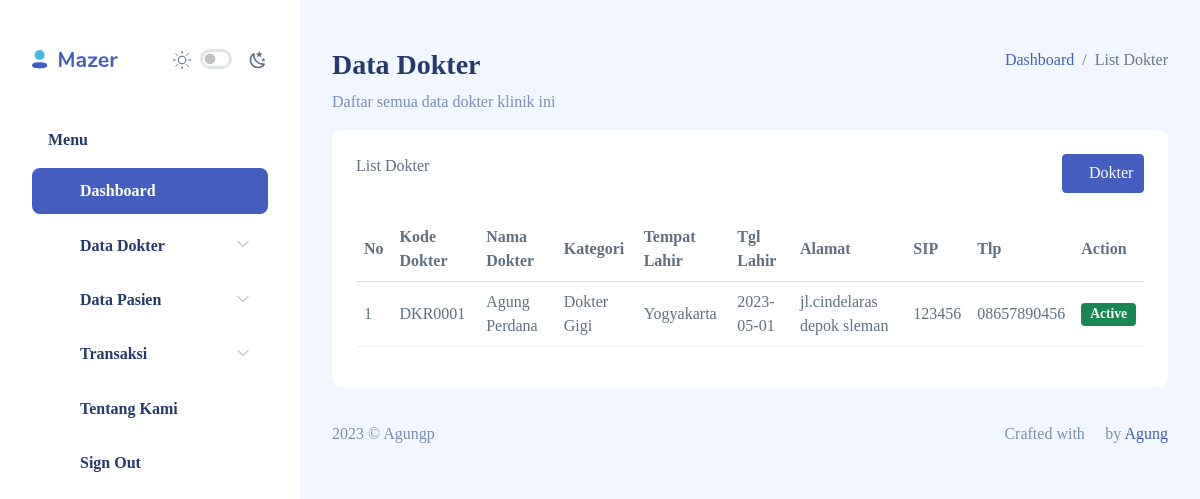
The page /dokter (signed in) on the database its author committed.
### tables this page shows
CREATE TABLE `dokter` (
  `kode_dokter` varchar(10) NOT NULL,
  `nama_dokter` varchar(255) NOT NULL,
  `sip` varchar(255) NOT NULL,
  `tempatlahir_dokter` varchar(255) NOT NULL,
  `tanggallahir_dokter` date NOT NULL,
  `alamat_dokter` varchar(255) NOT NULL,
  `telepon_dokter` varchar(15) NOT NULL,
  `id_kategori_dokter` int(11) NOT NULL
);

CREATE TABLE `kategori_dokter` (
  `id_kategori_dokter` int(11) NOT NULL,
  `kategori_dokter` varchar(150) NOT NULL
);

### app/core/part.php (called while the page is built, shortened)
<?php
function get_header_page($data)
{
    include('view/admin/layout/header.php');
}
function get_sidebar_page()
{
    include('view/admin/layout/sidebar.php');
}
function get_footer_page()
{
    include('view/admin/layout/footer.php');
}

### app/core/core.php (called while the page is built, shortened)
<?php
function db_connect()
{
    $connect = mysqli_connect(DB_HOST, DB_USER, DB_PASS, DB_NAME);
    return $connect;
}
function read_records($item)
{
    $start = db_connect();
    $query = "SELECT * FROM $item";
    $result = mysqli_query($start, $query);
    return $result;
}
function find_kategori($item, $kolom, $id)
{
    $start = db_connect();
    $query = "SELECT * FROM $item WHERE $kolom=$id";
    $result = mysqli_query($start, $query);
    return $result;
}

### view/admin/dokter/index.php (the view, shortened to what this page needs)
<?php
get_header_page($data);
get_sidebar_page();
?>
<div id="main">
    <div class="page-heading">
        <div class="page-title">
            <div class="row">
                <div class="col-12 col-md-6 order-md-1 order-last">
                    <h3>Data Dokter</h3>
                    <p class="text-subtitle text-muted">
                        Daftar semua data dokter klinik ini
                    </p>
                </div>
                <div class="col-12 col-md-6 order-md-2 order-first">
                    <nav aria-label="breadcrumb" class="breadcrumb-header float-start float-lg-end">
                        <ol class="breadcrumb">
                            <li class="breadcrumb-item">
                                <a href="index.html">Dashboard</a>
                            </li>
                            <li class="breadcrumb-item active" aria-current="page">
                                <?= $data['title'] ?>
                            </li>
                        </ol>
                    </nav>
                </div>
            </div>
        </div>
        <section class="section">
            <div class="card">
                <div class="card-header d-flex justify-content-between">
                    <?= $data['title'] ?>
                    <a href="tambah-dokter" class="btn icon icon-left btn-primary">
                        <i class="bi bi-plus-lg"></i>
                        Dokter</a>
                </div>
                <div class="card-body">
                    <table class="table" id="table1">
                        <thead>
                            <tr>
                                <th>No</th>
                                <th>Kode Dokter</th>
                                <th>Nama Dokter</th>
                                <th>Kategori</th>
                                <th>Tempat Lahir</th>
                                <th>Tgl Lahir</th>
                                <th>Alamat</th>
                                <th>SIP</th>
                                <th>Tlp</th>
                                <th>Action</th>
                            </tr>
                        </thead>
                        <tbody>
                            <?php
                            $result = read_records('dokter');
                            if (mysqli_num_rows($result) < 1) {
                                ?>
                                <h6>Not Found</h6>
                                <?php
                            } else {
                                $i = 1;
                                while ($dokter = mysqli_fetch_assoc($result)) {
                                    ?>
                                    <tr>
                                        <td>
                                            <?= $i++ ?>
                                        </td>
                                        <td>
                                            <?= $dokter['kode_dokter'] ?>
                                        </td>
                                        <td>
                                            <?= $dokter['nama_dokter'] ?>
                                        </td>
                                        <td>
                                            <?php
                                            $id = $dokter['id_kategori_dokter'];
                                            $result = find_kategori('kategori_dokter', 'id_kategori_dokter', $id);
                                            if (mysqli_num_rows($result) < 1) {
                                                echo "Not Found";
                                            } else {
                                                $kategori = mysqli_fetch_assoc($result);
                                                echo $kategori['kategori_dokter'];
                                            }
                                            ?>
                                        </td>
                                        <td>
                                            <?= $dokter['tempatlahir_dokter'] ?>
                                        </td>
                                        <td>
                                            <?= $dokter['tanggallahir_dokter'] ?>
                                        </td>
                                        <td>
                                            <?= $dokter['alamat_dokter'] ?>
                                        </td>
                                        <td>
                                            <?= $dokter['sip'] ?>
                                        </td>
                                        <td>
                                            <?= $dokter['telepon_dokter'] ?>
                                        </td>
                                        <td>
                                            <span class="badge bg-success">Active</span>
                                        </td>
                                    </tr>
                                    <?php
                                }
                            }
                            ?>
                        </tbody>
                    </table>
                </div>
            </div>
        </section>
    </div>
    <?php
    get_footer_page();
    ?>

### index.php (shortened to what this page needs)
<?php
include "app/core/part.php";
include "app/core/core.php";
$url = $_GET['url'];
switch ($url) {
    case "dokter":
        $data = [
            "title" => "List Dokter"
        ];
        include('view/admin/dokter/index.php');
        break;
}

### view/admin/layout/header.php (shortened to what this page needs)
<!DOCTYPE html>
<html lang="en">
<head>
    <link rel="stylesheet" href="assets/extensions/choices.js/public/assets/styles/choices.css">
    <link rel="stylesheet" href="assets/css/main/app.css" />
    <link rel="stylesheet" href="assets/css/main/app-dark.css" />
    <link rel="stylesheet" href="assets/css/shared/iconly.css" />
    <link rel="stylesheet" href="assets/css/pages/fontawesome.css">
    <link rel="stylesheet" href="assets/extensions/datatables.net-bs5/css/dataTables.bootstrap5.min.css">
    <link rel="stylesheet" href="assets/css/pages/datatables.css">
</head>
<body>
    <div id="app">

### view/admin/layout/sidebar.php (shortened to what this page needs)
<div id="sidebar" class="active">
    <div class="sidebar-wrapper active">
        <div class="sidebar-header position-relative">
            <div class="d-flex justify-content-between align-items-center">
                <div class="logo">
                    <a href="index.html"><img src="assets/images/logo/logo.svg" alt="Logo" srcset="" /></a>
                </div>
                <div class="theme-toggle d-flex gap-2 align-items-center mt-2">
                    <div class="form-check form-switch fs-6">
                        <input class="form-check-input me-0" type="checkbox" id="toggle-dark" />
                    </div>
                </div>
            </div>
        </div>
        <div class="sidebar-menu">
            <ul class="menu">
                <li class="sidebar-title">Menu</li>
                <li class="sidebar-item active">
                    <a href="administrator" class="sidebar-link">
                        <i class="bi bi-grid-fill"></i>
                        <span>Dashboard</span>
                    </a>
                </li>
                <li class="sidebar-item has-sub">
                    <a href="#" class="sidebar-link">
                        <i class="bi bi-stack"></i>
                        <span>Data Dokter</span>
                    </a>
                </li>
                <li class="sidebar-item has-sub">
                    <a href="#" class="sidebar-link">
                        <i class="bi bi-collection-fill"></i>
                        <span>Data Pasien</span>
                    </a>
                </li>
                <li class="sidebar-item has-sub">
                    <a href="#" class="sidebar-link">
                        <i class="bi bi-grid-1x2-fill"></i>
                        <span>Transaksi</span>
                    </a>
                </li>
                <li class="sidebar-item">
                    <a href="#" class="sidebar-link">
                        <i class="bi bi-grid-1x2-fill"></i>
                        <span>Tentang Kami</span>
                    </a>
                </li>
                <li class="sidebar-item">
                    <a href="logout" class="sidebar-link">
                        <i class="bi bi-box-arrow-right"></i>
                        <span>Sign Out</span>
                    </a>
                </li>
            </ul>
        </div>
    </div>
</div>

### view/admin/layout/footer.php (shortened to what this page needs)
<footer>
    <div class="footer clearfix mb-0 text-muted">
        <div class="float-start">
            <p>2023 &copy; Agungp</p>
        </div>
        <div class="float-end">
            <p>
                Crafted with
                <span class="text-danger"><i class="bi bi-heart"></i></span> by
                <a href="https://agungperdana.com">Agung</a>
            </p>
        </div>
    </div>
</footer>
</div>
</div>
</body>
</html>

### rows shown on the page
dokter: kode_dokter "DKR0001", nama_dokter "Agung Perdana", id_kategori_dokter.kategori_dokter "Dokter Gigi", tempatlahir_dokter "Yogyakarta", tanggallahir_dokter "2023-05-01", alamat_dokter "jl.cindelaras depok sleman", sip "123456", telepon_dokter "08657890456"

### other values the page prints
$data['title'] "List Dokter"
